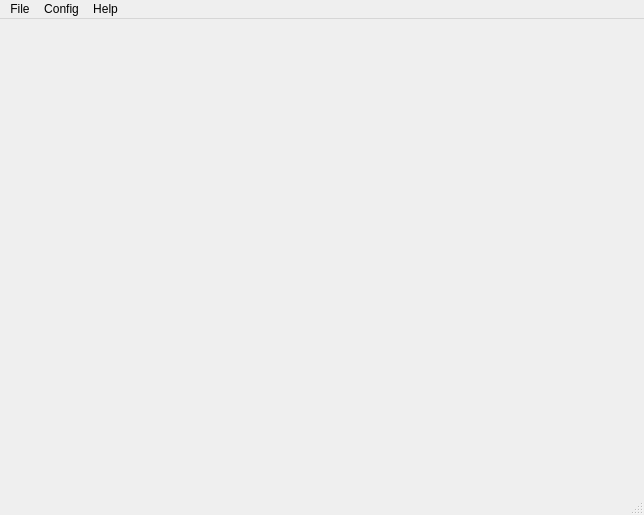
<?xml version="1.0" encoding="UTF-8"?>
<ui version="4.0">
 <class>MainWindow</class>
 <widget class="QMainWindow" name="MainWindow">
  <property name="geometry">
   <rect>
    <x>0</x>
    <y>0</y>
    <width>644</width>
    <height>515</height>
   </rect>
  </property>
  <property name="windowTitle">
   <string>MainWindow</string>
  </property>
  <widget class="QWidget" name="centralwidget"/>
  <widget class="QMenuBar" name="menubar">
   <property name="geometry">
    <rect>
     <x>0</x>
     <y>0</y>
     <width>644</width>
     <height>33</height>
    </rect>
   </property>
   <widget class="QMenu" name="menuFile">
    <property name="title">
     <string>File</string>
    </property>
    <addaction name="actionExit"/>
   </widget>
   <widget class="QMenu" name="menuConfig">
    <property name="title">
     <string>Config</string>
    </property>
    <addaction name="actionSettings"/>
   </widget>
   <widget class="QMenu" name="menuHelp">
    <property name="title">
     <string>Help</string>
    </property>
    <addaction name="actionGithub"/>
   </widget>
   <addaction name="menuFile"/>
   <addaction name="menuConfig"/>
   <addaction name="menuHelp"/>
  </widget>
  <widget class="QStatusBar" name="statusbar"/>
  <action name="actionGithub">
   <property name="icon">
    <iconset>
     <normaloff>Assets/icons/github.svg</normaloff>Assets/icons/github.svg</iconset>
   </property>
   <property name="text">
    <string>Github</string>
   </property>
   <property name="shortcut">
    <string>Alt+G</string>
   </property>
  </action>
  <action name="actionExit">
   <property name="icon">
    <iconset>
     <normaloff>Assets/icons/door-open-line.svg</normaloff>Assets/icons/door-open-line.svg</iconset>
   </property>
   <property name="text">
    <string>Exit</string>
   </property>
  </action>
  <action name="actionSettings">
   <property name="icon">
    <iconset>
     <normaloff>Assets/icons/settings-3-line.svg</normaloff>Assets/icons/settings-3-line.svg</iconset>
   </property>
   <property name="text">
    <string>Settings</string>
   </property>
   <property name="shortcut">
    <string>Alt+O</string>
   </property>
  </action>
 </widget>
 <resources/>
 <connections/>
</ui>
